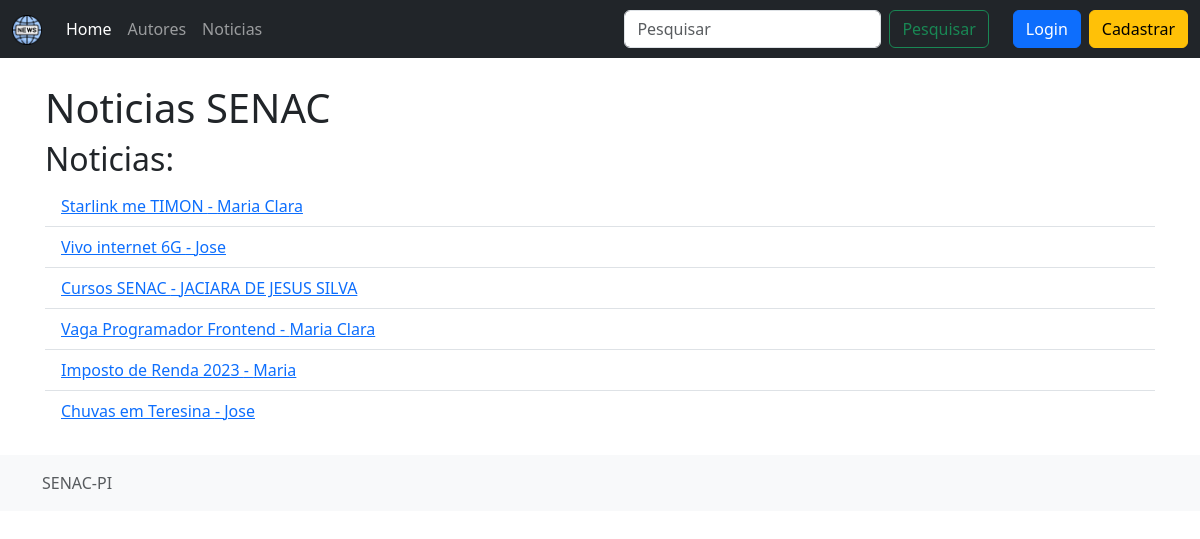
The app's page /noticias/noticia/, older data.
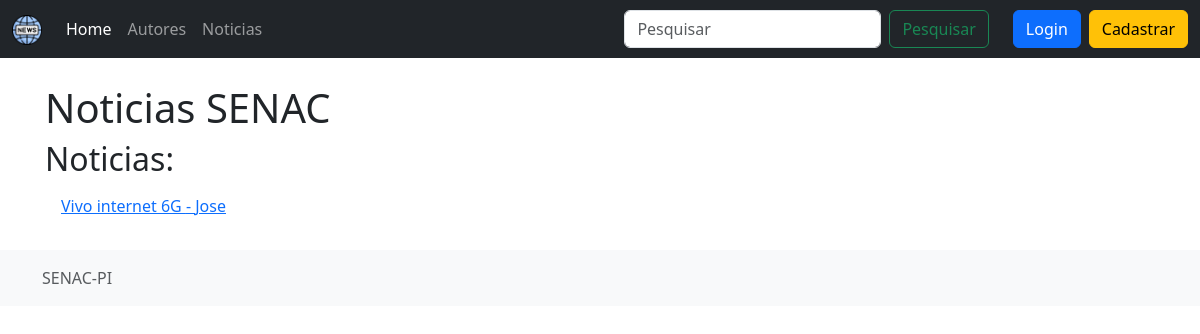
The same page, newer data.
### noticias/models.py (models this page shows, shortened)
class Noticia(models.Model):
    titulo = models.CharField("Titulo", max_length=100)
    conteudo = models.TextField("Conteudo")
    data_pub = models.DateField("Data de publicação")
    img = models.ImageField("Imagem", upload_to='imagens', null=True, blank=True)
    autor = models.ForeignKey(Autor, on_delete=models.CASCADE, related_name='noticias', verbose_name="Autor")
    class Meta:
        verbose_name_plural = "Noticias"

class Autor(models.Model):
    nome = models.CharField("Nome", max_length=250, blank=True)
    email = models.EmailField("Email", blank=True)
    cpf = models.CharField("CPF", max_length=15, blank=True)
    data_nascimento = models.DateField("Data de nascimento", null=True, blank=True)
    user = models.OneToOneField(User, on_delete=models.CASCADE)
    def __str__(self):
        return "{}".format(self.nome)
    class Meta:
        verbose_name_plural = "Autores"

### noticias/views.py (the view)
# urls.py: path('noticia/', listar_noticia, name='listar_noticias'),
def listar_noticia(request):
    noticias = Noticia.objects.all()
    context = {"noticias": noticias}
    return render(request, "noticia/listar.html", context)

### noticias/templates/noticia/listar.html (shortened to what this page needs)
{% extends 'index.html' %}
{% block content %}
<h1>Noticias SENAC</h1>
<h2>Noticias:</h2>
<ul class="list-group list-group-flush">
    {% for noticia in noticias %}
    <li class="list-group-item" ><a href="{% url 'detalhar_noticia' noticia.pk %}">{{ noticia.titulo }} - {{ noticia.autor }}</a></li>
    {% endfor %}
</ul>
{% endblock content %}

### templates/index.html (shortened to what this page needs)
{% load static %}
{% load bootstrap5 %}
<!DOCTYPE html>
<html lang="pt-br">
<head>
  {% bootstrap_css %}
  <link rel="stylesheet" href="{% static 'css/estilo.css' %}">
</head>
<body class="d-flex flex-column h-100">
  <header>
    <nav class="navbar navbar-expand-md navbar-dark fixed-top bg-dark">
      <div class="container-fluid">
        <a class="navbar-brand" href="#"><img src="{% static 'img/news.png' %}" width="30"></a>
        <div class="collapse navbar-collapse" id="navbarCollapse">
          <ul class="navbar-nav me-auto mb-2 mb-md-0">
            <li class="nav-item">
              <a class="nav-link active" aria-current="page" href="{% url 'index' %}">Home</a>
            </li>
            <li class="nav-item">
              <a class="nav-link" href="{% url 'listar_autores' %}">Autores</a>
            </li>
            <li class="nav-item">
              <a class="nav-link" href="{% url 'listar_noticias' %}">Noticias</a>
            </li>
          </ul>
          <form class="d-flex me-4" role="search" method="get" action="{% url 'index' %}">
            <input class="form-control me-2" name="q" type="search" placeholder="Pesquisar" aria-label="Search">
            <button class="btn btn-outline-success" type="submit">Pesquisar</button>
          </form>
          {% if user.is_authenticated %}
            <span class="fw-bold text-white me-2">{{ user.username }}</span>
            <a class="btn btn-warning" href="{% url 'logout' %}" role="button">Logout</a>
          {% else %}
          <a class="btn btn-primary me-2" href="{% url 'login' %}" role="button">Login</a>
          <a class="btn btn-warning" href="{% url 'registration' %}" role="button">Cadastrar</a>
          {% endif %}
        </div>
      </div>
    </nav>
  </header>
  <main class="flex-shrink-0">
    <div class="container my-4">
      {% block content %}{% endblock content %}
    </div>
  </main>
  <footer class="footer mt-auto py-3 bg-light">
    <div class="container">
      <span class="text-muted">SENAC-PI</span>
    </div>
  </footer>
</body>
</html>

### staticfiles/css/estilo.css (style rules this page uses)
main > .container { padding: 60px 15px 0; }

Row changes from the older to the newer data that the page shows:
removed Noticia: titulo "Starlink me TIMON", autor "Maria Clara"
removed Noticia: titulo "Cursos SENAC", autor "JACIARA DE JESUS SILVA"
removed Noticia: titulo "Vaga Programador Frontend", autor "Maria Clara"
removed Noticia: titulo "Imposto de Renda 2023", autor "Maria"
removed Noticia: titulo "Chuvas em Teresina", autor "Jose"
